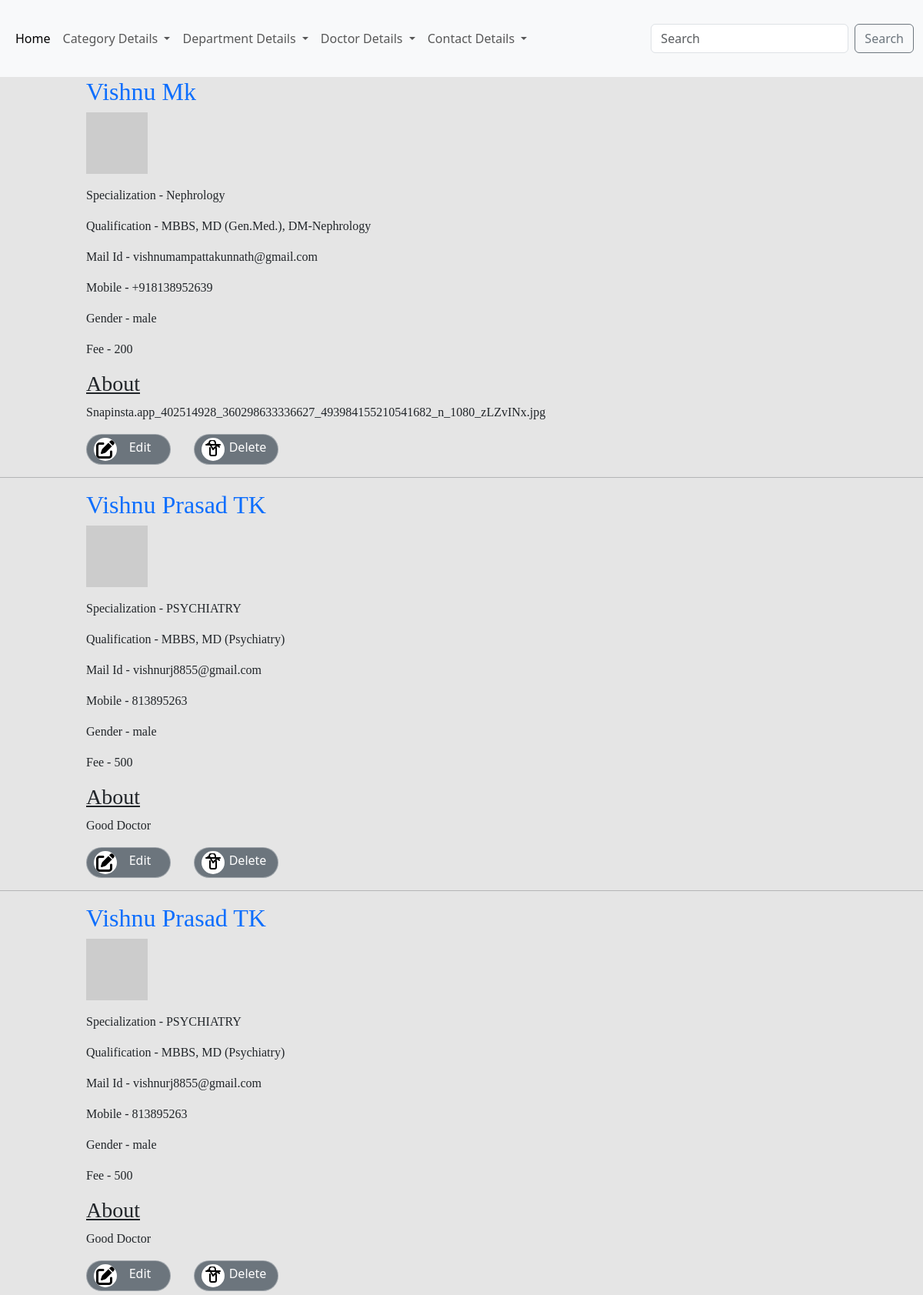
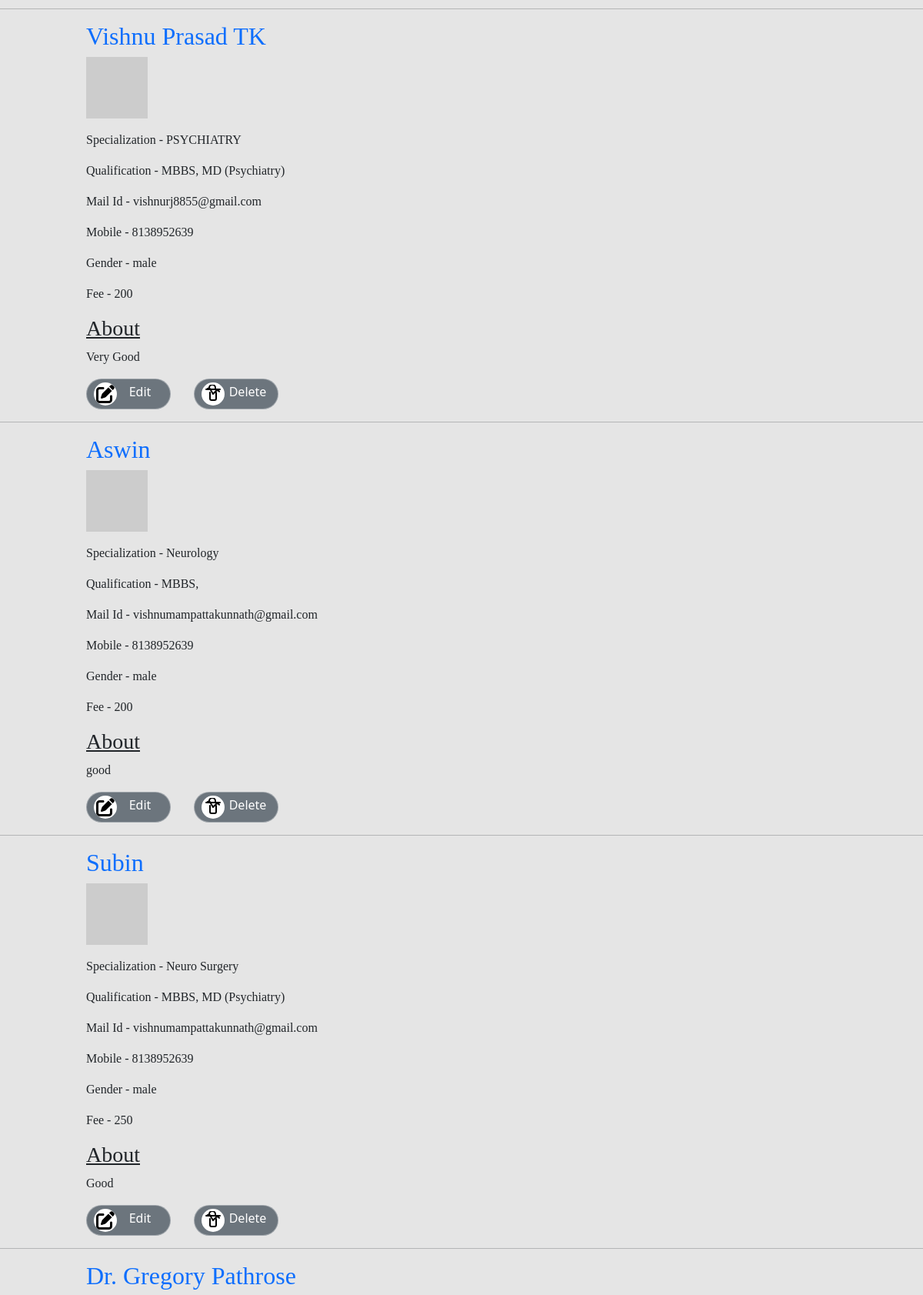
/displaydoctor/ (upper part), run on the app's committed database (2 pictures, top to bottom).
### backend/models.py (models this page shows, shortened)
class doctordb(models.Model):
    doctorid = models.IntegerField(unique=True)
    dname=models.CharField(max_length=100,null=True,blank=True)
    special=models.CharField(max_length=100,null=True,blank=True)
    qualification=models.CharField(max_length=100,null=True,blank=True)
    profile=models.CharField(max_length=100,null=True,blank=True)
    dmail=models.EmailField(max_length=100,null=True,blank=True)
    dphone=models.CharField(max_length=100,null=True,blank=True)
    gender=models.CharField(max_length=100,null=True,blank=True)
    fee=models.IntegerField(max_length=100,null=True,blank=True)
    password = models.CharField(max_length=8, null=True, blank=True)
    address = models.CharField(max_length=8, null=True, blank=True)
    Location = models.CharField(max_length=8, null=True, blank=True)
    Experiance = models.CharField(max_length=8, null=True, blank=True,default='Fresher')
    profileimage=models.ImageField(upload_to='profile',null=True,blank=True,default='Untitled.png')
    age=models.IntegerField(default=0,null=True,blank=True)
    dob=models.CharField(max_length=20,null=True,blank=True)

### backend/views.py (the view)
# urls.py: path('displaydoctor/',views.displaydoctor,name="displaydoctor"),
def displaydoctor(request):
    data=doctordb.objects.all()
    return render(request,"displaydoctor.html",{'data':data})

### backend/templates/displaydoctor.html (shortened to what this page needs)
<!DOCTYPE html>
{% extends 'index.html' %}
{% block content %}
<html lang="en">
<head>
</head>
<body>
  {% for i in data %}
  <div class="row" style="margin-left:100px; width:600px;">
    <h2 style="font-family:Bell MT;"><a href="#">{{i.dname}}</a></h2>
    <div class="large-6 columns">
      <p><img src="https://placehold.it/600x370&text=Look at me!" alt="image for article" alt="article preview image">
      </p>
    </div>
    <div class="large-6 columns">
      <span>
        <p class="fi-torso" style="font-family:Bell MT">Specialization - {{i.special}}</p>
      </span>
      <span>
        <p class="fi-calendar" style="font-family:Bell MT">Qualification - {{i.qualification}}</p>
      </span>
      <span>
        <p class="fi-comments" style="font-family:Bell MT">Mail Id - {{i.dmail}}</p>
      </span>
      <span>
        <p class="fi-comments" style="font-family:Bell MT">Mobile - {{i.dphone}}</p>
      </span>
      <span>
        <p class="fi-comments" style="font-family:Bell MT">Gender - {{i.gender}}</p>
      </span>
      <span>
        <p class="fi-comments" style="font-family:Bell MT">Fee - {{i.fee}}</p>
      </span>
      <h3 style="font-family:Bell MT; text-decoration:underline;">About</h3>
      <span>
        <p class="fi-comments" style="font-family:Bell MT">{{i.profile}}</p>
      </span>
    </div>
    <form action="{% url 'editdoctor' dataid=i.id %}">
      <button class="bookmarkBtn" style="width:110px;">
        <span class="IconContainer">
          <i style='font-size:24px' class='fas'>&#xf044;</i>
        </span>
        <p class="text">Edit</p>
      </button>
    </form>
    <form action="{% url 'deletedoctor' dataid=i.id %}">
      <button class="bookmarkBtn" style="width:110px; margin-left:140px; margin-top:-40px;">
        <span class="IconContainer">
        </span>
        <p class="text">Delete</p>
      </button>
    </form>
  </div>
  <hr>
  {% endfor %}
</body>
</html>
{% endblock %}

### backend/templates/displaydoctor.html (style rules this page uses)
.bookmarkBtn { width: 100px; height: 40px; border-radius: 40px; border: 1px solid rgba(255, 255, 255, 0.349); background-color: #6c757d; display: flex; align-items: center; justify-content: center; cursor: pointer; transition-duration: .3s; overflow: hidden; }
.IconContainer { width: 30px; height: 30px; background: #fff; border-radius: 50%; display: flex; align-items: center; justify-content: center; overflow: hidden; z-index: 2; transition-duration: .4s; }
.text { height: 100%; width: 60px; display: flex; align-items: center; justify-content: center; color: white; z-index: 1; transition-duration: .3s; font-size: 1.00em; margin-top: 10px; }

### backend/templates/index.html (style rules this page uses)
a { text-decoration:none }

### data on the page
doctordb: dname "Vishnu Mk", special "Nephrology", qualification "MBBS, MD (Gen.Med.), DM-Nephrology", dmail "vishnumampattakunnath@gmail.com", dphone "+918138952639", gender "male", fee "200", profile "Snapinsta.app_402514928_360298633336627_493984155210541682_n_1080_zLZvINx.jpg"
doctordb: dname "Vishnu Prasad TK", special "PSYCHIATRY", qualification "MBBS, MD (Psychiatry)", dmail "vishnurj8855@gmail.com", dphone "813895263", gender "male", fee "500", profile "Good Doctor"
doctordb: dname "Vishnu Prasad TK", special "PSYCHIATRY", qualification "MBBS, MD (Psychiatry)", dmail "vishnurj8855@gmail.com", dphone "813895263", gender "male", fee "500", profile "Good Doctor"
doctordb: dname "Vishnu Prasad TK", special "PSYCHIATRY", qualification "MBBS, MD (Psychiatry)", dmail "vishnurj8855@gmail.com", dphone "8138952639", gender "male", fee "200", profile "Very Good"
doctordb: dname "Aswin", special "Neurology", qualification "MBBS,", dmail "vishnumampattakunnath@gmail.com", dphone "8138952639", gender "male", fee "200", profile "good"
doctordb: dname "Subin", special "Neuro Surgery", qualification "MBBS, MD (Psychiatry)", dmail "vishnumampattakunnath@gmail.com", dphone "8138952639", gender "male", fee "250", profile "Good"
doctordb: dname "Dr. Gregory Pathrose"
